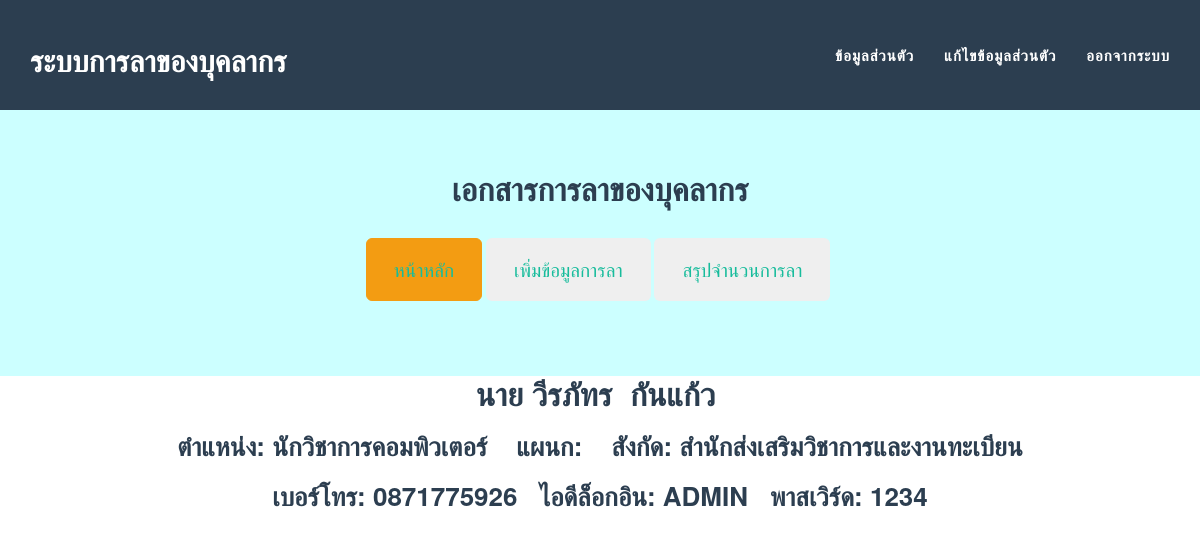
/information.php (signed in), run on an earlier commit of the app's database.
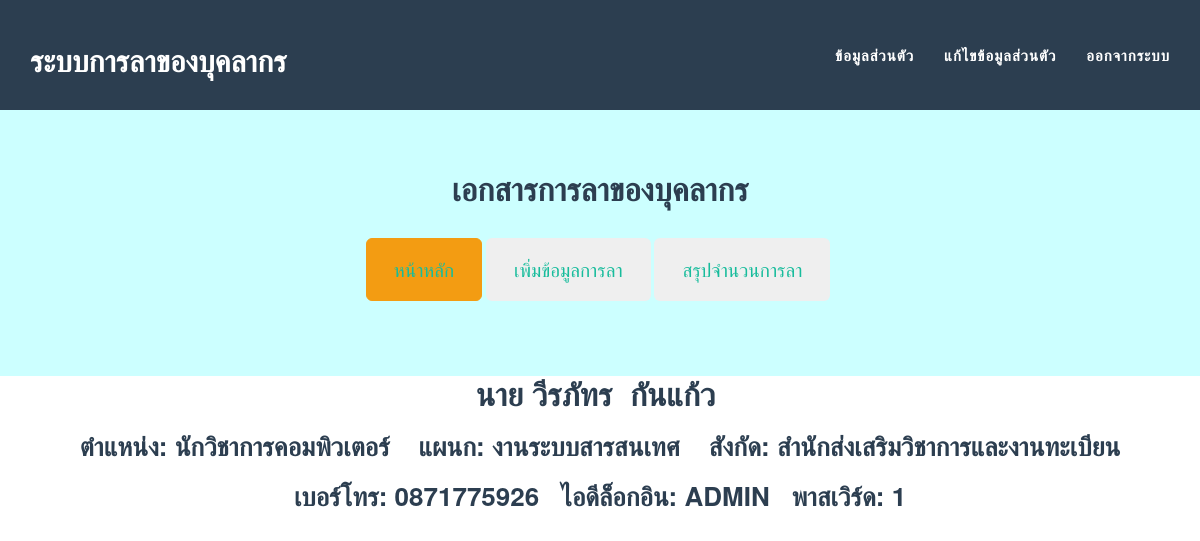
And on a later commit of the database.
### tables this page shows
CREATE TABLE IF NOT EXISTS `la_personal` (
  `id_personal` int(11) NOT NULL DEFAULT '0',
  `id_prefix` int(11) DEFAULT NULL,
  `username` varchar(50) DEFAULT NULL,
  `password` int(11) DEFAULT NULL,
  `fname` varchar(255) DEFAULT NULL,
  `lname` varchar(255) DEFAULT NULL,
  `id_position` int(11) DEFAULT NULL,
  `id_subdepart` int(11) DEFAULT NULL,
  `id_departmaent` int(11) DEFAULT NULL,
  `id_boss` int(11) DEFAULT NULL,
  `tel` varchar(255) DEFAULT NULL,
  `permission` int(5) NOT NULL,
  PRIMARY KEY (`id_personal`)
);

CREATE TABLE IF NOT EXISTS `la_prefix` (
  `id_prefix` int(11) NOT NULL DEFAULT '0',
  `nameprefix` varchar(255) DEFAULT NULL,
  PRIMARY KEY (`id_prefix`)
);

CREATE TABLE IF NOT EXISTS `la_position` (
  `id_position` int(11) NOT NULL DEFAULT '0',
  `nameposition` varchar(255) DEFAULT NULL,
  PRIMARY KEY (`id_position`)
);

CREATE TABLE IF NOT EXISTS `la_department` (
  `id_department` int(11) NOT NULL DEFAULT '0',
  `namedepartment` varchar(255) DEFAULT NULL,
  PRIMARY KEY (`id_department`)
);

CREATE TABLE IF NOT EXISTS `la_subdepart` (
  `id_subdepart` int(11) NOT NULL DEFAULT '0',
  `namesubdepart` varchar(255) DEFAULT NULL,
  PRIMARY KEY (`id_subdepart`)
);

### config.php (called while the page is built, shortened)
<?php
function db()
{
	return $GLOBALS['mysqli'];
}
?>

### information.php (the view, shortened to what this page needs)
<?php
include 'config.php';
?>
<!DOCTYPE html>
<html lang="en">
	<head>
	<link href="css/bootstrap.min.css" rel="stylesheet">
	<link href="css/freelancer.css" rel="stylesheet">
	<link href="font-awesome/css/font-awesome.min.css" rel="stylesheet" type="text/css">
</head>
<body id="page-top" class="index">
	<?php include 'menu.php';?>
    <?php
$query = db()->query('SELECT id_personal,id_prefix,fname,lname,id_position,id_subdepart,id_departmaent,tel,username,password FROM la_personal where id_personal="'.$_SESSION['iduser'].'"');
while(list($id_personal,$id_prefix,$fname,$lname,$id_position,$id_subdepart,$id_departmaent,$tel,$username,$password) = $query->fetch_row())
{
?>
<tr>
		<center><h2><td><?php
$query = db()->query('SELECT * from la_prefix where id_prefix="'.$id_prefix.'"');
$row = $query->fetch_assoc();
  echo $row ['nameprefix'];?>
    </td>
		<td><?php echo $fname;?></td>&nbsp;
        <td><?php echo $lname;?></td>&nbsp;</h2></center>
<center><h3>ตำแหน่ง:
    <td><?php
$query = db()->query('SELECT * from la_position where id_position="'.$id_position.'"');
$row = $query->fetch_assoc();
  echo $row ['nameposition'];?>
    </td>&nbsp;&nbsp;
แผนก:
     <td><?php
$query = db()->query('SELECT * from la_subdepart where id_subdepart="'.$id_subdepart.'"');
$row = $query->fetch_assoc();
  echo $row ['namesubdepart'];?>
    </td>&nbsp;&nbsp;
สังกัด:
    <td><?php
$query = db()->query('SELECT * from la_department where id_department="'.$id_departmaent.'"');
$row = $query->fetch_assoc();
  echo $row ['namedepartment'];?>
    </td></center></h3>
<center><h3>เบอร์โทร:
    <td><?php
  echo $tel;?>
    </td>&nbsp;
ไอดีล็อกอิน:
     <td><?php
  echo $username;?>
    </td>&nbsp;
พาสเวิร์ด:
       <td><?php
  echo $password;?>
    </td></h3></center>
		</tr>
<?php
}
?>
    </body>
</html>

What changed in the data, as far as the page shows it:
changed la_personal "วีรภัทร": id_subdepart.namesubdepart (not shown) → "งานระบบสารสนเทศ"; password "1234" → "1"
